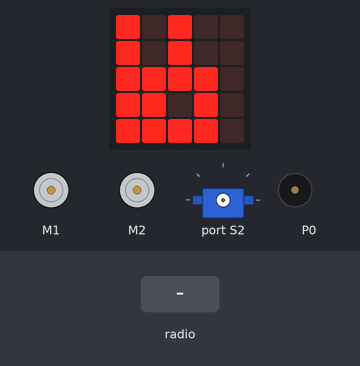
This program was run on a simulated BBC micro:bit (MakeCode). Shown: the board's 5×5 LED display, 2 × DC motor (green arrow = forward, orange = backward, longer = faster), servo, buzzer (waves = sounding). The test bench sets the inputs (shaded band).

Above: at 1.2 s.
1.3 s: radio message "2" arrives
At 1.7 s:
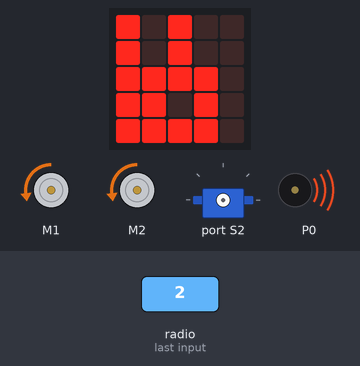
3.8 s: radio message "1" arrives
At 6.3 s:
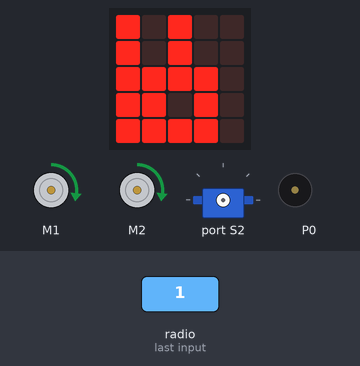
6.8 s: radio message "3" arrives
At 7.2 s:
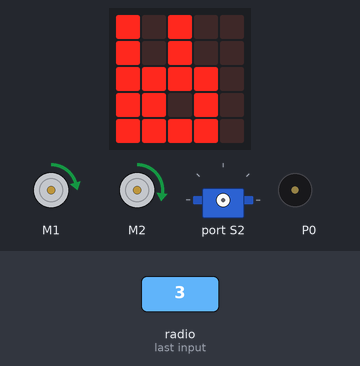
8.3 s: radio message "4" arrives
At 9.5 s:
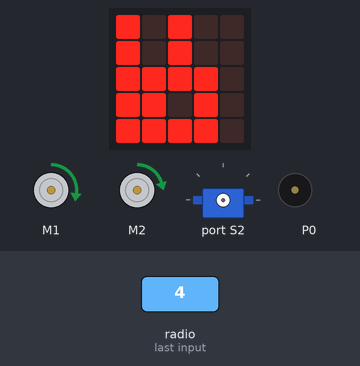
9.8 s: radio message "5" arrives
11.3 s: radio message "6" arrives
At 11.8 s:
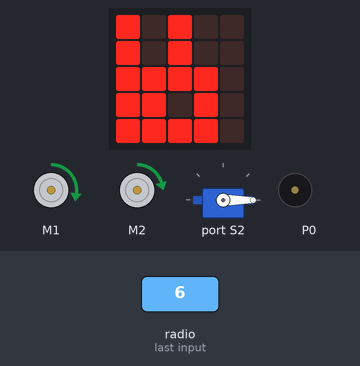
Timing chart, 0 to 13.8 s (numbered marks = the images above; inputs shaded):
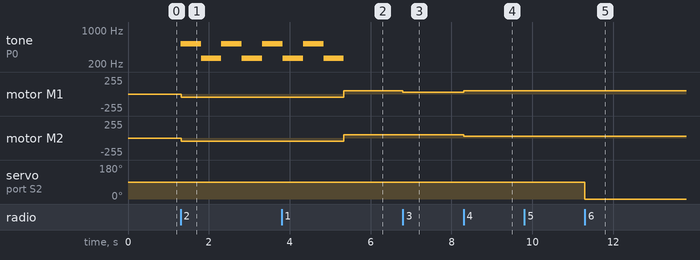

The program:

main.ts
```typescript
radio.onReceivedNumber(function (receivedNumber) {
    if (receivedNumber == 1) {
        maqueen.motorRun(maqueen.Motors.All, maqueen.Dir.CW, 50)
    }
    if (receivedNumber == 2) {
        maqueen.motorRun(maqueen.Motors.All, maqueen.Dir.CCW, 50)
        music.play(music.stringPlayable("C5 C C5 C C5 C C5 C ", 120), music.PlaybackMode.UntilDone)
    }
    if (receivedNumber == 3) {
        maqueen.motorRun(maqueen.Motors.M1, maqueen.Dir.CW, 25)
        maqueen.motorRun(maqueen.Motors.M2, maqueen.Dir.CW, 50)
    }
    if (receivedNumber == 4) {
        maqueen.motorRun(maqueen.Motors.M1, maqueen.Dir.CW, 50)
        maqueen.motorRun(maqueen.Motors.M2, maqueen.Dir.CW, 25)
    }
    if (receivedNumber == 5) {
        maqueen.servoRun(maqueen.Servos.S2, 90)
    }
    if (receivedNumber == 6) {
        maqueen.servoRun(maqueen.Servos.S2, 0)
    }
    if (receivedNumber == 7) {
        maqueen.motorRun(maqueen.Motors.M1, maqueen.Dir.CW, 0)
        maqueen.motorRun(maqueen.Motors.M2, maqueen.Dir.CW, 50)
        music.play(music.stringPlayable("F G E F A G F G ", 120), music.PlaybackMode.UntilDone)
    }
    if (receivedNumber == 8) {
        maqueen.servoRun(maqueen.Servos.S1, 90)
    }
    if (receivedNumber == 9) {
        maqueen.servoRun(maqueen.Servos.S1, -90)
    }
    if (receivedNumber == 10) {
        maqueen.motorStop(maqueen.Motors.All)
        music.play(music.stringPlayable("A - A - G - G A ", 120), music.PlaybackMode.UntilDone)
    }
})
basic.forever(function () {
    radio.setGroup(2)
    basic.showIcon(IconNames.Rabbit)
})
```

test.ts
```typescript
// aquí va el archivo "tests"; esto no se compilará cuando este paquete se utilice como una extensión.
```

Measured:
- after the input at 1.3 s, tone on P0: alternates 523 Hz for 0.51 s and 262 Hz for 0.51 s, starting at once; motor M1, motor M2: stopped → backward 50/255 at once
- after the input at 3.8 s, motor M1, motor M2: backward 50/255 → forward 50/255 after 1.5 s
- after the input at 6.8 s, motor M1: forward 50/255 → forward 25/255 at once
- after the input at 8.3 s, motor M1: forward 25/255 → forward 50/255 at once; motor M2: forward 50/255 → forward 25/255 at once
- after the input at 11.3 s, servo on port S2: 90° → 0° at once
